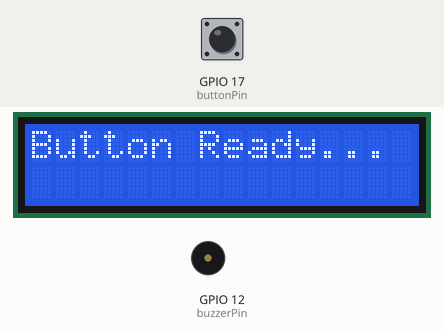
Simulated run of this sketch. Board: ESP32. On the bench: 16×2 character LCD, buzzer (waves = sounding). The test bench sets the inputs (shaded band); at power-on: GPIO 17 (buttonPin) HIGH. Nothing arrives over Bluetooth unless stated; what the sketch prints to the serial monitor is not drawn.

Above: at 1.2 s.
1.3 s: GPIO 17 (buttonPin) pulled LOW for 0.15 s
At 2.6 s:
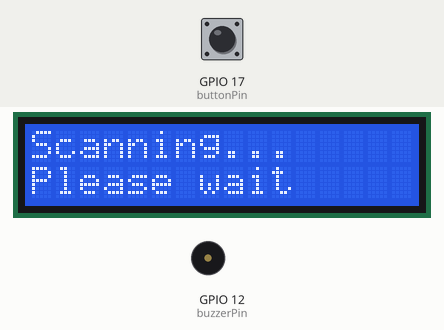
At 12.6 s:
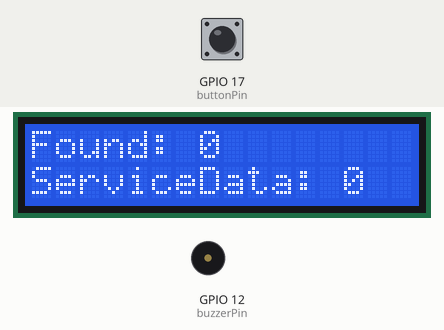
Timing chart, 0 to 17.9 s (numbered marks = the images above; inputs shaded):
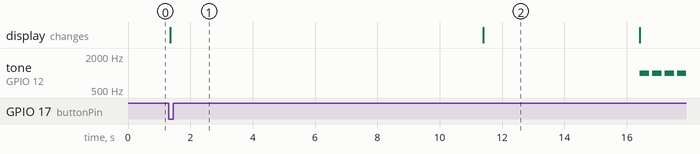

The sketch:

morseSound.ino
```cpp
#include <BLEDevice.h>
#include <BLEUtils.h>
#include <BLEScan.h>
#include <BLEAdvertisedDevice.h>
#include <LiquidCrystal_I2C.h>
#include <Wire.h>

// --- PINNI MÄÄRITYKSET ---
const int buttonPin = 17;   // GPIO17
const int buzzerPin = 12;   // GPIO12 - kaiutin

// --- BLE & LCD ---
bool lastState = HIGH;
int scanTime = 10;
BLEScan *pBLEScan;
LiquidCrystal_I2C lcd(0x27, 16, 2);

// --- LASKURIT ---
int serviceDataCount = 0;
int serviceDataCountText = 0;
int prevServiceDataCount = 0;
bool showFirstScreen = true;

// --- MORSE-KOODIN MÄÄRITYKSET ---
const char* morseDigits[] = {
  "-----", // 0
  ".----", // 1
  "..---", // 2
  "...--", // 3
  "....-", // 4
  ".....", // 5
  "-....", // 6
  "--...", // 7
  "---..", // 8
  "----."  // 9
};

// --- FUNKTIOT MORSE-KOODIA VARTEN ---
void playMorseSymbol(char symbol) {
  int dotDuration = 100;
  if (symbol == '.') {
    tone(buzzerPin, 1000);
    delay(dotDuration);
    noTone(buzzerPin);
  } else if (symbol == '-') {
    tone(buzzerPin, 1000);
    delay(dotDuration * 3);
    noTone(buzzerPin);
  }
  delay(dotDuration); // väli symbolien välillä
}

void playNumberAsMorse(int number) {
  String numStr = String(number);
  for (int i = 0; i < numStr.length(); i++) {
    char digit = numStr.charAt(i);
    if (digit >= '0' && digit <= '9') {
      const char* morse = morseDigits[digit - '0'];
      for (int j = 0; morse[j] != '\0'; j++) {
        playMorseSymbol(morse[j]);
      }
      delay(300); // tauko numeroiden välillä
    }
  }
}

// --- ASCII SUODATUS ---
String extractPrintableASCII(const String &s, size_t minLen = 4) {
  String collected = "";
  String current = "";
  for (size_t i = 0; i < s.length(); i++) {
    unsigned char c = static_cast<unsigned char>(s[i]);
    if (c >= 32 && c <= 126) {
      current += char(c);
    } else {
      if (current.length() >= minLen) {
        if (collected.length()) collected += " | ";
        collected += current;
      }
      current = "";
    }
  }

  if (current.length() >= minLen) {
    if (collected.length()) collected += " | ";
    collected += current;
  }
  return collected;
}

// --- BLE CALLBACK ---
class MyAdvertisedDeviceCallbacks : public BLEAdvertisedDeviceCallbacks {
  void onResult(BLEAdvertisedDevice advertisedDevice) {
    Serial.println("=== Device found ===");
    Serial.printf("Address: %s\n", advertisedDevice.getAddress().toString().c_str());
    Serial.printf("RSSI: %d\n", advertisedDevice.getRSSI());

    if (advertisedDevice.haveServiceData()) {
      serviceDataCount++;
      String sd = advertisedDevice.getServiceData();
      String text = extractPrintableASCII(sd, 4);
      Serial.printf("Service Data (raw): %s\n", sd.c_str());

      if (text.length()) {
        serviceDataCountText++;
        Serial.printf("Text inside Service Data: %s\n", text.c_str());
      }
    }
    Serial.println("======================================");
  }
};


// --- SETUP ---
void setup() {
  pinMode(buttonPin, INPUT_PULLUP);
  pinMode(buzzerPin, OUTPUT);

  Serial.begin(115200);

  lcd.init();
  lcd.backlight();
  lcd.setCursor(0, 0);
  lcd.print("Button Ready...");

  BLEDevice::init("");
  pBLEScan = BLEDevice::getScan();
  pBLEScan->setAdvertisedDeviceCallbacks(new MyAdvertisedDeviceCallbacks());
  pBLEScan->setActiveScan(true);
  pBLEScan->setInterval(100);
  pBLEScan->setWindow(99);
}


// --- LOOP ---
void loop() {
  bool currentState = digitalRead(buttonPin);

  if (currentState == LOW && lastState == HIGH) {
    Serial.println("Button Pressed!");

    lcd.setCursor(0, 0);
    lcd.print("Scanning...      ");
    lcd.setCursor(0, 1);
    lcd.print("Please wait ");

    serviceDataCount = 0;
    serviceDataCountText = 0;

    BLEScanResults *foundDevices = pBLEScan->start(scanTime, false);
    int change = serviceDataCountText - prevServiceDataCount;

    Serial.println("=== Scan complete ===");
    Serial.printf("Total devices found: %d\n", foundDevices->getCount());
    Serial.printf("Devices with Service Data: %d\n", serviceDataCount);
    Serial.printf("Text in Service Data: %d\n", serviceDataCountText);
    Serial.printf("Change vs prev scan: %d\n", change);
    Serial.println("=====================");

    lcd.clear();
    lcd.setCursor(0, 0);
    lcd.print("Found: ");
    lcd.print(foundDevices->getCount());
    lcd.setCursor(0, 1);
    lcd.print("ServiceData: ");
    lcd.print(serviceDataCount);

    delay(5000);

    lcd.clear();
    lcd.setCursor(0, 0);
    lcd.print("TextData: ");
    lcd.print(serviceDataCountText);
    lcd.setCursor(0, 1);
    lcd.print("Change:");

    if (change == 0) lcd.print("No change");
    else {
      lcd.print(change > 0 ? change : -change);
      lcd.print(change > 0 ? " more" : " less");
    }

    // 🔊 Piippaa morse-koodina löydetty tekstidata
    playNumberAsMorse(serviceDataCountText);

    delay(10000);

    lcd.clear();
    lcd.setCursor(0, 0);
    lcd.print("Button Ready...");

    prevServiceDataCount = serviceDataCountText;
    showFirstScreen = !showFirstScreen;
    pBLEScan->clearResults();
  }

  lastState = currentState;
  delay(50);
}
```

Measured:
- after the input at 1.3 s, tone on GPIO 12 (buzzerPin): alternates 1000 Hz for 0.30 s and silent for 0.10 s, starting after 15.1 s; the display: changes after 0.06 s (image 1)
